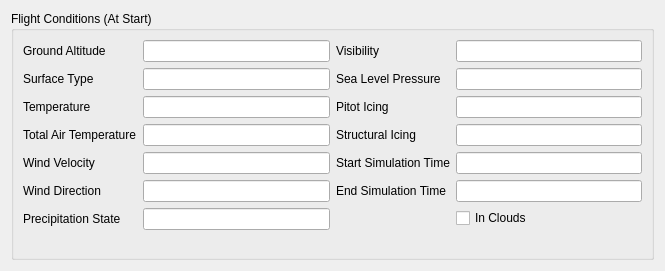
<?xml version="1.0" encoding="UTF-8"?>
<ui version="4.0">
 <class>FlightConditionWidget</class>
 <widget class="QWidget" name="FlightConditionWidget">
  <property name="geometry">
   <rect>
    <x>0</x>
    <y>0</y>
    <width>665</width>
    <height>271</height>
   </rect>
  </property>
  <property name="windowTitle">
   <string>Form</string>
  </property>
  <layout class="QGridLayout" name="gridLayout_2">
   <item row="0" column="0">
    <widget class="QGroupBox" name="groupBox">
     <property name="title">
      <string>Flight Conditions (At Start)</string>
     </property>
     <layout class="QGridLayout" name="gridLayout">
      <item row="0" column="0">
       <layout class="QFormLayout" name="formLayout">
        <item row="0" column="0">
         <widget class="QLabel" name="label_14">
          <property name="text">
           <string>Ground Altitude</string>
          </property>
         </widget>
        </item>
        <item row="0" column="1">
         <widget class="QLineEdit" name="groundAltitudeLineEdit">
          <property name="minimumSize">
           <size>
            <width>160</width>
            <height>0</height>
           </size>
          </property>
          <property name="readOnly">
           <bool>true</bool>
          </property>
         </widget>
        </item>
        <item row="1" column="0">
         <widget class="QLabel" name="label_9">
          <property name="text">
           <string>Surface Type</string>
          </property>
         </widget>
        </item>
        <item row="1" column="1">
         <widget class="QLineEdit" name="surfaceTypeLineEdit">
          <property name="minimumSize">
           <size>
            <width>160</width>
            <height>0</height>
           </size>
          </property>
          <property name="text">
           <string/>
          </property>
          <property name="readOnly">
           <bool>true</bool>
          </property>
         </widget>
        </item>
        <item row="2" column="0">
         <widget class="QLabel" name="label_15">
          <property name="text">
           <string>Temperature</string>
          </property>
         </widget>
        </item>
        <item row="2" column="1">
         <widget class="QLineEdit" name="temperatureLineEdit">
          <property name="minimumSize">
           <size>
            <width>160</width>
            <height>0</height>
           </size>
          </property>
          <property name="readOnly">
           <bool>true</bool>
          </property>
         </widget>
        </item>
        <item row="3" column="0">
         <widget class="QLabel" name="label_16">
          <property name="text">
           <string>Total Air Temperature</string>
          </property>
         </widget>
        </item>
        <item row="3" column="1">
         <widget class="QLineEdit" name="totalAirTemperatureLineEdit">
          <property name="minimumSize">
           <size>
            <width>160</width>
            <height>0</height>
           </size>
          </property>
          <property name="readOnly">
           <bool>true</bool>
          </property>
         </widget>
        </item>
        <item row="4" column="0">
         <widget class="QLabel" name="label_17">
          <property name="text">
           <string>Wind Velocity</string>
          </property>
         </widget>
        </item>
        <item row="4" column="1">
         <widget class="QLineEdit" name="windVelocityLineEdit">
          <property name="minimumSize">
           <size>
            <width>160</width>
            <height>0</height>
           </size>
          </property>
          <property name="readOnly">
           <bool>true</bool>
          </property>
         </widget>
        </item>
        <item row="5" column="0">
         <widget class="QLabel" name="label_18">
          <property name="text">
           <string>Wind Direction</string>
          </property>
         </widget>
        </item>
        <item row="5" column="1">
         <widget class="QLineEdit" name="windDirectionLineEdit">
          <property name="minimumSize">
           <size>
            <width>160</width>
            <height>0</height>
           </size>
          </property>
          <property name="readOnly">
           <bool>true</bool>
          </property>
         </widget>
        </item>
        <item row="6" column="0">
         <widget class="QLabel" name="label_19">
          <property name="text">
           <string>Precipitation State</string>
          </property>
         </widget>
        </item>
        <item row="6" column="1">
         <widget class="QLineEdit" name="precipitationStateLineEdit">
          <property name="minimumSize">
           <size>
            <width>160</width>
            <height>0</height>
           </size>
          </property>
          <property name="readOnly">
           <bool>true</bool>
          </property>
         </widget>
        </item>
       </layout>
      </item>
      <item row="0" column="1">
       <layout class="QFormLayout" name="formLayout_2">
        <item row="6" column="1">
         <widget class="QCheckBox" name="inCloudsCheckBox">
          <property name="enabled">
           <bool>true</bool>
          </property>
          <property name="mouseTracking">
           <bool>false</bool>
          </property>
          <property name="focusPolicy">
           <enum>Qt::NoFocus</enum>
          </property>
          <property name="text">
           <string>In Clouds</string>
          </property>
          <property name="checkable">
           <bool>true</bool>
          </property>
          <property name="checked">
           <bool>false</bool>
          </property>
         </widget>
        </item>
        <item row="7" column="1">
         <spacer name="verticalSpacer">
          <property name="orientation">
           <enum>Qt::Vertical</enum>
          </property>
          <property name="sizeHint" stdset="0">
           <size>
            <width>20</width>
            <height>40</height>
           </size>
          </property>
         </spacer>
        </item>
        <item row="1" column="0">
         <widget class="QLabel" name="label_22">
          <property name="text">
           <string>Sea Level Pressure</string>
          </property>
         </widget>
        </item>
        <item row="1" column="1">
         <widget class="QLineEdit" name="seaLevelPressure">
          <property name="minimumSize">
           <size>
            <width>160</width>
            <height>0</height>
           </size>
          </property>
          <property name="readOnly">
           <bool>true</bool>
          </property>
         </widget>
        </item>
        <item row="2" column="0">
         <widget class="QLabel" name="label_23">
          <property name="text">
           <string>Pitot Icing</string>
          </property>
         </widget>
        </item>
        <item row="2" column="1">
         <widget class="QLineEdit" name="pitotIcingLineEdit">
          <property name="minimumSize">
           <size>
            <width>160</width>
            <height>0</height>
           </size>
          </property>
          <property name="readOnly">
           <bool>true</bool>
          </property>
         </widget>
        </item>
        <item row="3" column="0">
         <widget class="QLabel" name="label_25">
          <property name="text">
           <string>Structural Icing</string>
          </property>
         </widget>
        </item>
        <item row="3" column="1">
         <widget class="QLineEdit" name="structuralIcingLineEdit">
          <property name="minimumSize">
           <size>
            <width>160</width>
            <height>0</height>
           </size>
          </property>
          <property name="readOnly">
           <bool>true</bool>
          </property>
         </widget>
        </item>
        <item row="4" column="0">
         <widget class="QLabel" name="label">
          <property name="text">
           <string>Start Simulation Time</string>
          </property>
         </widget>
        </item>
        <item row="5" column="0">
         <widget class="QLabel" name="label_2">
          <property name="text">
           <string>End Simulation Time</string>
          </property>
         </widget>
        </item>
        <item row="4" column="1">
         <widget class="QLineEdit" name="startLocalSimulationTimeLineEdit">
          <property name="minimumSize">
           <size>
            <width>160</width>
            <height>0</height>
           </size>
          </property>
          <property name="readOnly">
           <bool>true</bool>
          </property>
         </widget>
        </item>
        <item row="5" column="1">
         <widget class="QLineEdit" name="endLocalSimulationTimeLineEdit">
          <property name="minimumSize">
           <size>
            <width>160</width>
            <height>0</height>
           </size>
          </property>
          <property name="readOnly">
           <bool>true</bool>
          </property>
         </widget>
        </item>
        <item row="0" column="0">
         <widget class="QLabel" name="label_21">
          <property name="text">
           <string>Visibility</string>
          </property>
         </widget>
        </item>
        <item row="0" column="1">
         <widget class="QLineEdit" name="visibilityLineEdit">
          <property name="minimumSize">
           <size>
            <width>160</width>
            <height>0</height>
           </size>
          </property>
          <property name="readOnly">
           <bool>true</bool>
          </property>
         </widget>
        </item>
       </layout>
      </item>
     </layout>
    </widget>
   </item>
  </layout>
 </widget>
 <resources/>
 <connections/>
</ui>
